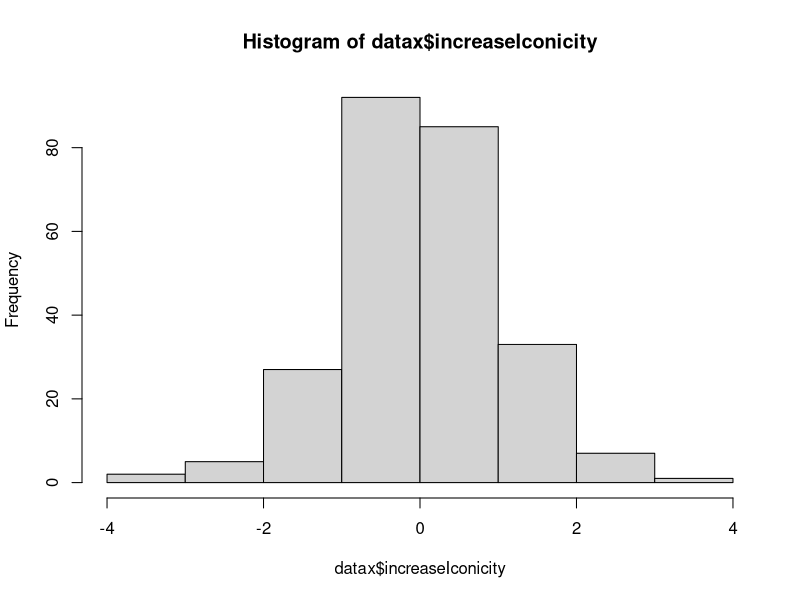
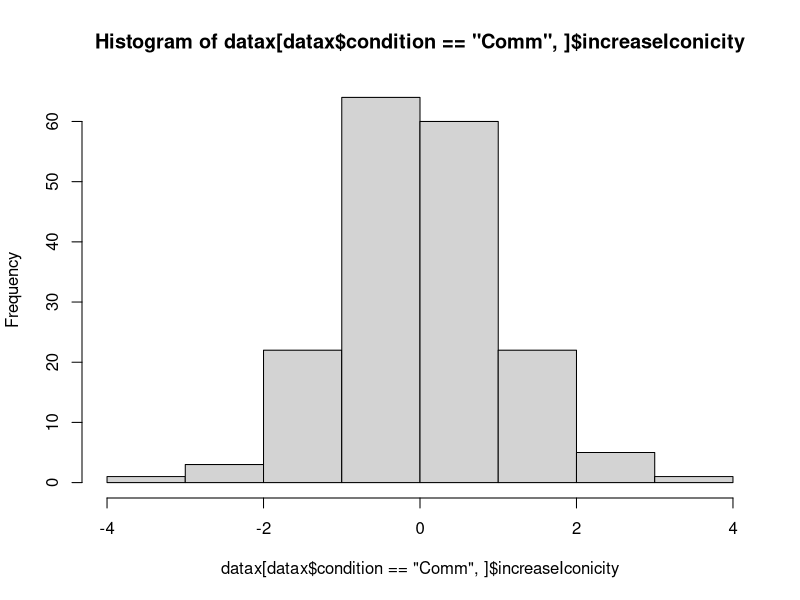
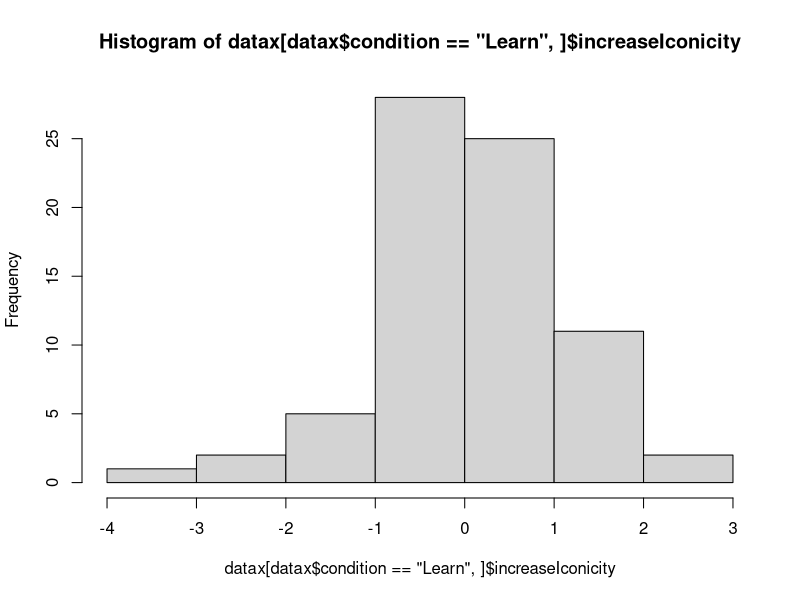

Write R code to recreate these figures, in order. (Note: this script raises an error after producing the figures.)
library(gplots)
setwd("~/Documents/MPI/MonicaIconicity/SelectionAnalysis/analysis/")

datax = read.csv("../results/IncreaseInIconicity.csv", stringsAsFactors = F)
alldatx = read.csv("../results/AllTrialData.csv", stringsAsFactors = F)

hist(datax$increaseIconicity)
hist(datax[datax$condition=='Comm',]$increaseIconicity)
hist(datax[datax$condition=='Learn',]$increaseIconicity)


comm.innovation.iconicity.dist = datax[datax$condition=='Comm' & datax$Human,]$increaseIconicity
learn.innovation.iconicity.dist = datax[datax$condition=='Learn' & datax$Human,]$increaseIconicity

wilcox.test(comm.innovation.iconicity.dist)
wilcox.test(learn.innovation.iconicity.dist)

symmetry.test(comm.innovation.iconicity.dist)
symmetry.test(learn.innovation.iconicity.dist)


dens.comm = density(datax[datax$condition=='Comm' & datax$Human,]$increaseIconicity, adjust=1)
dens.learn = density(datax[datax$condition=='Learn' & datax$Human,]$increaseIconicity,adjust=1)

plot(dens.comm, main='', xlab='Change in iconicity')
lines(dens.learn, col=2)
abline(v=0)

pdf(file='../results/graphs/IncreaseIconcity_ConditionByMeaningIsSpiky.pdf')
plotmeans(increaseIconicity ~ paste(condition,isSpikyMeaning), data=datax, connect=list(1:2,3:4))
dev.off()

pdf(file='../results/graphs/IncreaseIconcity_andSystematicity_ConditionByWordInFinalLanguage.pdf', width=10, height=4)
par(mfrow=c(1,2))
plotmeans(increaseIconicity ~ paste(condition,inFinalLang), data=datax[datax$Human,], connect = list(1:2,3:4),xlab='', ylab="Increase", legends = c("Rejected","Survived","Rejected","Survived"))
title(main="Iconicity")
axis(1,at=c(1.5,3.5),c("Communication","Reproduction"),line=1, tick=F)
abline(h=0)
plotmeans(systematicity.increase ~ paste(condition, inFinalLang), data = datax[datax$Human,], connect = list(1:2,3:4), xlab='', ylab="Increase",, legends = c("Rejected","Survived","Rejected","Survived"))
title(main="Systematicity")
axis(1,at=c(1.5,3.5),c("Communication","Reproduction"),line=1, tick=F)
abline(h=0)
dev.off()



plotmeans(correctGuess~gen,alldatx[alldatx$condition=='Learn' & !alldatx$Human,], n.label = F)
plotmeans(correctGuess~gen,alldatx[alldatx$condition=='Comm',],add=T,col=2,barcol=2, n.label = F)

ctrl = glmerControl(optCtrl = list(maxfun=50000))

m0 = glmer(correctGuess ~ 1 + (1|chain) + (1|target.meaning), data=alldatx[alldatx$condition=='Comm' | (!alldatx$Human),], family = binomial, control= ctrl)
m1 = glmer(correctGuess ~ condition + (1|chain) + (1|target.meaning), data=alldatx[alldatx$condition=='Comm' | (!alldatx$Human),], family = binomial, control= ctrl)
anova(m0,m1)
getMEText(anova(m0,m1),ef = "main effect of condition", summary(m1)$coef[2,])


plotmeans(correctGuess~gen,alldatx[alldatx$condition=='Learn' & alldatx$trial.nr >102 & !alldatx$Human,])
plotmeans(correctGuess~gen,alldatx[alldatx$condition=='Comm' & alldatx$trial.nr >102,],add=T,col=2,barcol=2)


plotmeans(correctSpikiness~gen,alldatx[alldatx$condition=='Comm',])
plotmeans(correctSpikiness~gen,alldatx[alldatx$condition=='Learn' & !alldatx$Human,],add=T,col=2,barcol=2)


###########

library(ggplot2)
p <- ggplot(datax, aes(factor(condition):factor(inFinalLang), increaseIconicity, fill=condition))
p + geom_violin() + stat_summary(fun.y=mean, geom="point", size=4, color="red")

p + geom_violin() + geom_boxplot(width=0.1) +
  theme(text=element_text(size=20), legend.position="none") +
  scale_y_continuous(name="Score ranking")+
  scale_x_discrete(name="")+
  scale_fill_grey(start = 0.55, end=0.8)


p <- ggplot(datax, aes(factor(condition):factor(inFinalLang), systematicity.increase, fill=condition))
p + geom_violin() + stat_summary(fun.y=mean, geom="point", size=4, color="red")

p + geom_violin() + geom_boxplot(width=0.1) +
  theme(text=element_text(size=20), legend.position="none") +
  scale_y_continuous(name="Score ranking")+
  scale_x_discrete(name="")+
  scale_fill_grey(start = 0.55, end=0.8)


###########





datax$condition = factor(datax$condition, levels=c("Learn","Comm"))
summary(lm(increaseIconicity ~ round+gen + condition*inFinalLang,data=datax))




plotmeans(increaseIconicity~gen, data=datax[datax$condition=='Comm' & datax$isSpikyMeaning==T & datax$inFinalLang,])
plotmeans(increaseIconicity~gen, data=datax[datax$condition=='Comm' & datax$isSpikyMeaning==F  & datax$inFinalLang,], add=T, col=2)
abline(h=0)


plotmeans(increaseIconicity~wordCountSameMeaning ,data=datax[datax$wordCountSameMeaning<4,])
abline(h=0)

summary(lm(increaseIconicity~wordCountSameMeaning*condition, data=datax[datax$wordCountSameMeaning<4,]))


plotmeans(increaseIconicity~cut(round,4), datax[datax$condition=='Learn',], ylim=c(-0.15,0.15))
plotmeans(increaseIconicity~cut(round,4), datax[datax$condition=='Comm',], ylim=c(-0.15,0.15),add=T, col=2, barcol = 2)


plotmeans(systematicity.increase~cut(round,4), datax[datax$condition=='Learn',])
plotmeans(systematicity.increase~cut(round,4), datax[datax$condition=='Comm',],add=T, col=2, barcol = 2)

pdf("../results/graphs/CorrectGuesses_byIncreaseIconicity.pdf", width=8, height=4)
par(mfrow=c(1,2))
ylimx = c(-0.045,0.045)
plotmeans(increaseIconicity ~ paste(condition, correctGuess), data = datax[datax$Human & datax$condition=="Comm",], ylim=ylimx, legends = c("Incorrect","Correct"),xlab='',ylab="Increase in iconicity")
title("Guessing Item")
abline(h=0)
plotmeans(increaseIconicity ~ paste(condition, correctSpikiness), data = datax[datax$Human& datax$condition=="Comm",], ylim=ylimx,legends = c("Incorrect","Correct"),xlab='',ylab="Increase in iconicity")
title("Guessing Shape")
abline(h=0)
dev.off()

m0 = lmer(increaseIconicity ~ 1 + (1|chain) + (1|gen), data=datax[datax$Human & datax$condition=="Comm",])

m1 = lmer(increaseIconicity ~ correctGuess + (1|chain) + (1|gen), data=datax[datax$Human & datax$condition=="Comm",])

m2 = lmer(increaseIconicity ~ correctGuess + correctSpikiness + (1|chain) + (1|gen), data=datax[datax$Human & datax$condition=="Comm",])

anova(m0,m1,m2)

summary(m2)


dens.commS = density(datax[datax$condition=='Comm',]$systematicity.increase)
dens.learnS = density(datax[datax$condition=='Learn',]$systematicity.increase)

plot(dens.commS, main='', xlab='Change in iconicity')
lines(dens.learnS, col=2)
abline(v=0)


cx = ctree(RatedSpikiness~as.factor(Cond)+as.factor(Gen) + as.factor(Shape) + as.factor(Colour) + as.factor(Border), data=finalLangs)
plot(cx)




plot(datax$increaseIconicity,datax$systematicity.increase)
cor.test(datax$increaseIconicity,datax$systematicity.increase)

plot(datax[datax$condition=="Comm",]$increaseIconicity,datax[datax$condition=="Comm",]$systematicity.increase)
cor.test(datax[datax$condition=="Comm",]$increaseIconicity,datax[datax$condition=="Comm",]$systematicity.increase)

plot(datax[datax$condition=="Learn" & datax$Human,]$increaseIconicity,datax[datax$condition=="Learn" & datax$Human,]$systematicity.increase)
cor.test(datax[datax$condition=="Learn" & datax$Human,]$increaseIconicity,datax[datax$condition=="Learn" & datax$Human,]$systematicity.increase)

m0 = lmer(increaseIconicity~condition*gen + (1|chain) + (1|meaning), data = datax[datax$Human,])
m1 = lmer(increaseIconicity~systematicity.increase+(condition*gen) + (1|chain) + (1|meaning), data = datax[datax$Human,])
m2 = lmer(increaseIconicity~systematicity.increase + (systematicity.increase:condition) + (condition*gen) + (1|chain) + (1|meaning), data = datax[datax$Human,])
m3 = lmer(increaseIconicity~systematicity.increase*condition*gen + (1|chain) + (1|meaning), data = datax[datax$Human,])
anova(m0,m1,m2,m3)

sjp.lmer(m2,type='fe')
